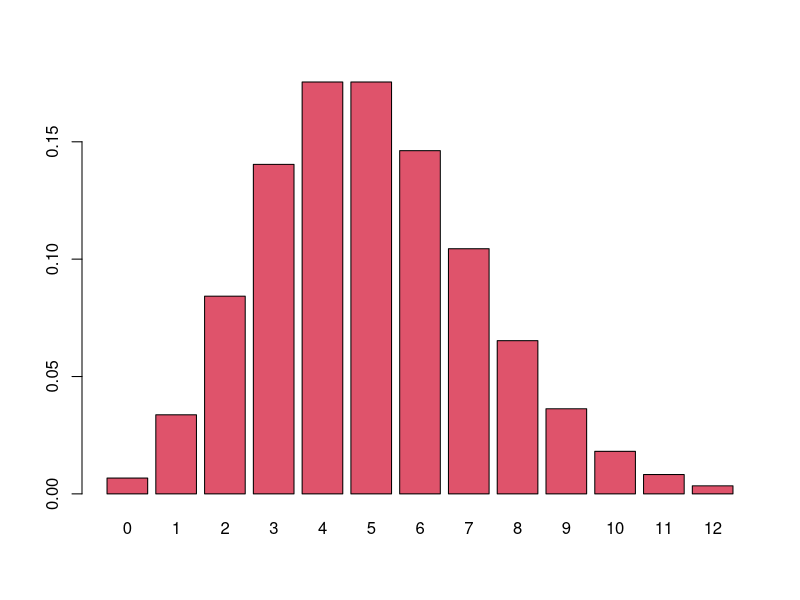
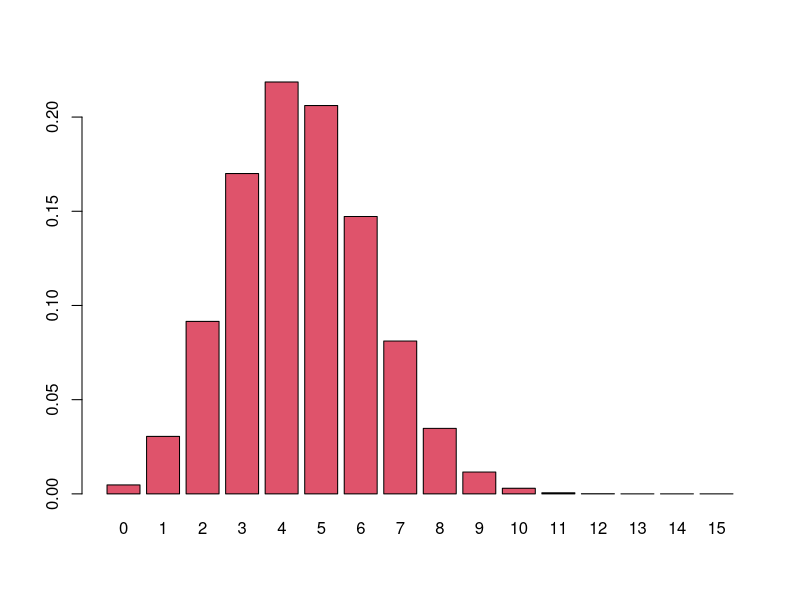

Write the R code that produced these figures, in order.
## ---- chunk 1
knitr::opts_chunk$set(echo = TRUE)
library(tidyverse)
## ---- chunk 2
dpois(x = 3, lambda = 5)
## ---- chunk 3
dpois(x = 0:12, lambda = 5) |>
  barplot(names.arg = 0:12, col = 2)
## ---- chunk 4
my_dpois <- function(x, lambda){
  e <- exp(1)
  ((e^-lambda)*(lambda^x))/factorial(x)
}

my_dpois(3, 5)
dpois(3, 5)
## ---- chunk 5
set.seed(1984)
rbinom(n = 15, size = 1, prob = 0.5)
## ---- chunk 6
set.seed(1984)
rbinom(n = 12, size = 1, prob = 2/3)
## ---- chunk 7
set.seed(1984)
rbinom(n = 1, size = 100, prob = 2/3)
## ---- chunk 8
set.seed(1984)
replicate(
  n = 100,
  rbinom(n = 1, prob = 0.3, size = 15)
) |>
  table()
## ---- chunk 9
dbinom(0:15, prob = 0.3, size = 15) |>
  barplot(names.arg = 0:15, col = 2)
## ---- chunk 10
my_dbinom <- function(k, n, p){
  choose(n, k) * p^k * (1-p)^(n-k)
}

my_dbinom(4, 15, 0.3)
dbinom(x = 4, size = 15, prob = 0.3)
